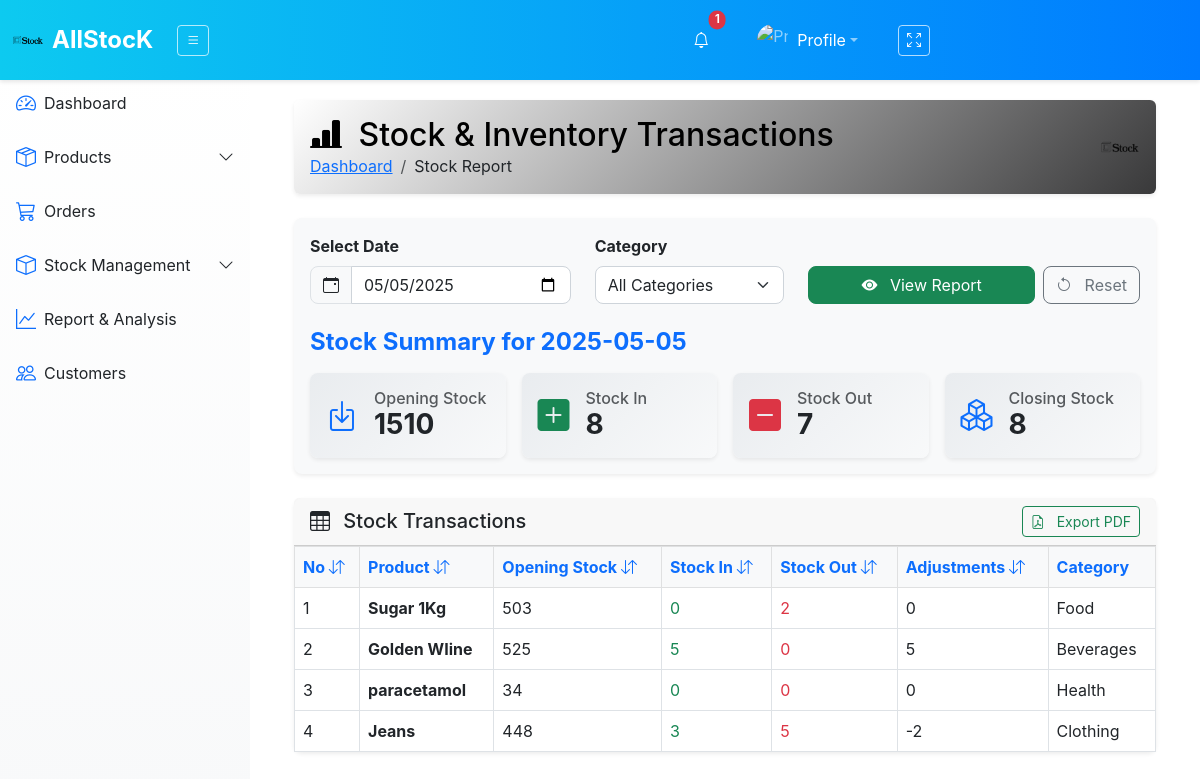
The page /report/ on the database its author committed.
### inventory_sys/models.py (models this page shows, shortened)
class Product(models.Model):
    product_id = models.AutoField(primary_key=True)
    name = models.CharField(max_length=100, unique=True)
    category = models.ForeignKey('Category', on_delete=models.CASCADE)
    selling_price = models.FloatField()
    units = models.CharField(max_length=50, default='pcs')
    quantity_in_stock = models.IntegerField(default=0)
    reorder_quantity = models.PositiveIntegerField(default=0)
    reorder_level = models.PositiveIntegerField(default=0)

class Category(models.Model):
    name = models.CharField(max_length=255, unique=True)
    description = models.TextField(blank=True, null=True)
    category_type = models.CharField(max_length=20, choices=CATEGORY_TYPES, default='finished_goods')
    created_at = models.DateTimeField(auto_now_add=True)

### inventory_sys/views.py (the view)
# urls.py: path('report/', views.report_page, name='report'),
def report_page(request):
    selected_date_str = request.GET.get('date', datetime.today().strftime('%Y-%m-%d'))
    selected_category = request.GET.get('category', '')
    try:
        selected_date = datetime.strptime(selected_date_str, '%Y-%m-%d').date()
    except ValueError:
        selected_date = datetime.today().date()
        selected_date_str = selected_date.strftime('%Y-%m-%d')
    prev_date = selected_date - timedelta(days=1)
    total_stock_in = 0
    total_stock_out = 0
    total_adjustments = 0
    total_cash_made = 0
    total_quantity_sold = 0
    stock_adjustments = StockAdjustment.objects.filter(created_at__date=selected_date).count()
    stock_transactions = []
    products = Product.objects.select_related('category').all()
    if selected_category:
        products = products.filter(category__id=selected_category)
    for product in products:
        stock_in = Stock.objects.filter(
            product=product,
            stock_date=selected_date
        ).aggregate(total=Sum('new_stock'))['total'] or 0
        positive_adjustments = StockAdjustment.objects.filter(
            product=product,
            created_at__date=selected_date,
            adjustment_type='add'
        ).aggregate(total=Sum('quantity'))['total'] or 0
        stock_in_total = stock_in + positive_adjustments
        stock_out = Order.objects.filter(
            product=product,
            order_date=selected_date
        ).aggregate(total=Sum('quantity'))['total'] or 0
        negative_adjustments = StockAdjustment.objects.filter(
            product=product,
            created_at__date=selected_date,
            adjustment_type='subtract'
        ).aggregate(total=Sum('quantity'))['total'] or 0
        stock_out_total = stock_out + negative_adjustments
        net_adjustments = positive_adjustments - negative_adjustments
        prev_new_stock = Stock.objects.filter(
            product=product,
            stock_date__lte=prev_date
        ).aggregate(total=Sum('new_stock'))['total'] or 0
        prev_positive_adjustments = StockAdjustment.objects.filter(
            product=product,
            created_at__date__lte=prev_date,
            adjustment_type='add'
        ).aggregate(total=Sum('quantity'))['total'] or 0
        prev_negative_adjustments = StockAdjustment.objects.filter(
            product=product,
            created_at__date__lte=prev_date,
            adjustment_type='subtract'
        ).aggregate(total=Sum('quantity'))['total'] or 0
        prev_orders = Order.objects.filter(
            product=product,
            order_date__lte=prev_date
        ).aggregate(total=Sum('quantity'))['total'] or 0
        opening_stock = (prev_new_stock or 0) + (prev_positive_adjustments or 0) - (prev_orders or 0) - (prev_negative_adjustments or 0)
        closing_stock = stock_in + stock_out
        total_stock_in += stock_in_total
        total_stock_out += stock_out_total
        total_adjustments += net_adjustments
        stock_transactions.append({
            'product_name': product.name,
            'opening_stock': opening_stock,
            'stock_in': stock_in_total,
            'stock_out': stock_out_total,
            'net_adjustments': net_adjustments,
            'closing_stock': closing_stock,
            'category_name': product.category.name if product.category else 'N/A'
        })
    total_opening_stock = sum(t['opening_stock'] for t in stock_transactions)
    total_closing_stock = sum(t['closing_stock'] for t in stock_transactions)
    orders = Order.objects.filter(order_date=selected_date)
    total_customers = orders.values('customer').distinct().count()
    total_orders = orders.count()
    categories = Category.objects.all()
    total_cash_made = Order.objects.filter(
        order_date=selected_date
    ).aggregate(total=Sum('final_total'))['total'] or 0
    total_quantity_sold = Order.objects.filter(
        order_date=selected_date
    ).aggregate(total=Sum('quantity'))['total'] or 0
    all_zeros = all([
        total_opening_stock == 0,
        total_stock_in == 0,
        total_stock_out == 0,
        total_adjustments == 0,
        total_closing_stock == 0,
        total_cash_made == 0,
        total_quantity_sold == 0
    ])
    context = {
        'selected_date': selected_date_str,
        'selected_category': selected_category,
        'orders': orders,
        'categories': categories,
        'products': products,
        'stock_transactions': stock_transactions,
        'total_opening_stock': total_opening_stock,
        'total_stock_in': total_stock_in,
        'total_stock_out': total_stock_out,
        'total_adjustments': total_adjustments,
        'total_closing_stock': total_closing_stock,
        'total_customers': total_customers,
        'total_orders': total_orders,
        'stock_adjustments': stock_adjustments,
        'total_cash_made': total_cash_made,
        'total_quantity_sold': total_quantity_sold,
        'all_zeros': all_zeros,
    }
    return render(request, 'InvApp/report.html', context)

### inventory_sys/templates/InvApp/report.html (shortened to what this page needs)
{% extends "InvApp/layout.html" %}
{% load static %}
{% block content %}
<div class="container-fluid pt-4">
    <div class="d-flex justify-content-between align-items-center mb-4 p-3 rounded shadow-sm" style="background: linear-gradient(135deg, #ffffff 0%, #39393a 100%); color: #000000;">
        <div>
            <h2 class="m-0"><i class="bi bi-bar-chart-line-fill me-2"></i> Stock & Inventory Transactions</h2>
            <nav aria-label="breadcrumb">
                <ol class="breadcrumb mb-0" style="background: transparent;">
                    <li class="breadcrumb-item"><a href="{% url 'home' %}" class="text-primary">Dashboard</a></li>
                    <li class="breadcrumb-item active text-dark" aria-current="page">Stock Report</li>
                </ol>
            </nav>
        </div>
        <img src="{% static 'images/logo-sm.png' %}" alt="Logo" style="height: 40px; opacity: 0.9;">
    </div>
    <div class="card border-0 shadow-sm rounded-3 mb-4" style="background: #f8f9fa;">
        <div class="card-body">
            <form method="GET" action="{% url 'report' %}">
                <div class="row align-items-end mb-4">
                    <div class="col-md-4">
                        <label for="date" class="form-label fw-bold">Select Date</label>
                        <div class="input-group">
                            <span class="input-group-text rounded-start-3"><i class="bi bi-calendar-event"></i></span>
                            <input type="date" class="form-control rounded-end-3" id="date" name="date" value="{{ selected_date }}">
                        </div>
                    </div>
                    <div class="col-md-3">
                        <label for="categoryFilter" class="form-label fw-bold">Category</label>
                        <select id="categoryFilter" class="form-select rounded-3" name="category">
                            <option value="">All Categories</option>
                        </select>
                    </div>
                    <div class="col-md-5 d-flex gap-2 align-items-end">
                        <button type="submit" class="btn btn-success rounded-3 flex-grow-1">
                            <i class="bi bi-eye-fill me-2"></i> View Report
                        </button>
                        <button type="button" class="btn btn-outline-secondary rounded-3" onclick="resetFilters()">
                            <i class="bi bi-arrow-counterclockwise me-2"></i> Reset
                        </button>
                    </div>
                </div>
            </form>
            <h4 class="text-primary fw-bold mb-3">Stock Summary for {{ selected_date }}</h4>
            <div class="row g-3">
                <div class="col-md-3">
                    <div class="card border-0 shadow-sm rounded-3 h-100" style="background: linear-gradient(135deg, #e9ecef 0%, #f8f9fa 100%); transition: transform 0.3s;" data-bs-toggle="tooltip" title="Total stock at the start of the day">
                        <div class="card-body d-flex align-items-center">
                            <i class="bi bi-box-arrow-in-down fs-2 text-primary me-3"></i>
                            <div>
                                <h6 class="text-muted mb-0">Opening Stock</h6>
                                <h3 class="fw-bold mb-0 count-up" data-target="{{ total_opening_stock }}">{{ total_opening_stock }}</h3>
                            </div>
                        </div>
                    </div>
                </div>
                <div class="col-md-3">
                    <div class="card border-0 shadow-sm rounded-3 h-100" style="background: linear-gradient(135deg, #e9ecef 0%, #f8f9fa 100%); transition: transform 0.3s;" data-bs-toggle="tooltip" title="Total stock added today">
                        <div class="card-body d-flex align-items-center">
                            <i class="bi bi-plus-square-fill fs-2 text-success me-3"></i>
                            <div>
                                <h6 class="text-muted mb-0">Stock In</h6>
                                <h3 class="fw-bold mb-0 count-up" data-target="{{ total_stock_in }}">{{ total_stock_in }}</h3>
                            </div>
                        </div>
                    </div>
                </div>
                <div class="col-md-3">
                    <div class="card border-0 shadow-sm rounded-3 h-100" style="background: linear-gradient(135deg, #e9ecef 0%, #f8f9fa 100%); transition: transform 0.3s;" data-bs-toggle="tooltip" title="Total stock removed today">
                        <div class="card-body d-flex align-items-center">
                            <i class="bi bi-dash-square-fill fs-2 text-danger me-3"></i>
                            <div>
                                <h6 class="text-muted mb-0">Stock Out</h6>
                                <h3 class="fw-bold mb-0 count-up" data-target="{{ total_stock_out }}">{{ total_stock_out }}</h3>
                            </div>
                        </div>
                    </div>
                </div>
                <div class="col-md-3">
                    <div class="card border-0 shadow-sm rounded-3 h-100" style="background: linear-gradient(135deg, #e9ecef 0%, #f8f9fa 100%); transition: transform 0.3s;" data-bs-toggle="tooltip" title="Total stock at the end of the day">
                        <div class="card-body d-flex align-items-center">
                            <i class="bi bi-boxes fs-2 text-primary me-3"></i>
                            <div>
                                <h6 class="text-muted mb-0">Closing Stock</h6>
                                <h3 class="fw-bold mb-0 count-up" data-target="{{ total_stock_in }}">{{  total_stock_in }}</h3>
                            </div>
                        </div>
                    </div>
                </div>
            </div>
        </div>
    </div>
    <div class="card border-0 shadow-sm rounded-3">
        <div class="card-header  text-dark d-flex justify-content-between align-items-center">
            <h5 class="mb-0"><i class="bi bi-table me-2"></i> Stock Transactions</h5>
            <div class="d-flex gap-2">
                <button class="btn btn-sm btn-outline-success" onclick="exportToPDF()">
                    <i class="bi bi-file-earmark-pdf me-2"></i> Export PDF
                </button>
            </div>
        </div>
        <div class="card-body p-0">
            <div class="table-responsive">
                <table class="table table-hover table-bordered align-middle mb-0" id="example">
                    <thead class="table-light">
                        <tr>
                            <th onclick="sortTable(0)">No <i class="bi bi-arrow-down-up"></i></th>
                            <th onclick="sortTable(1)">Product <i class="bi bi-arrow-down-up"></i></th>
                            <th onclick="sortTable(2)">Opening Stock <i class="bi bi-arrow-down-up"></i></th>
                            <th onclick="sortTable(3)">Stock In <i class="bi bi-arrow-down-up"></i></th>
                            <th onclick="sortTable(4)">Stock Out <i class="bi bi-arrow-down-up"></i></th>
                            <th onclick="sortTable(5)">Adjustments <i class="bi bi-arrow-down-up"></i></th>
                            <th>Category</th>
                        </tr>
                    </thead>
                    <tbody>
                        {% for entry in stock_transactions %}
                        <tr>
                            <td>{{ forloop.counter }}</td>
                            <td class="fw-bold">{{ entry.product_name }}</td>
                            <td>{{ entry.opening_stock }}</td>
                            <td class="text-success">{{ entry.stock_in }}</td>
                            <td class="text-danger">{{ entry.stock_out }}</td>
                            <td>{{ entry.net_adjustments }}</td>
                            <td>{{ entry.category_name }}</td>
                        </tr>
                        {% endfor %}
                    </tbody>
                </table>
            </div>
        </div>
    </div>
</div>
{% endblock %}

### inventory_sys/static/style/style.css (style rules this page uses)
.card { border-radius: 10px; transition: transform 0.2s ease-in-out; }
.card { transition: transform 0.2s; }
.table th { color: #0d6efd; }

### inventory_sys/static/style/layout.css (style rules this page uses)
body { min-height: 100vh; overflow-x: hidden; padding-top: var(--navbar-height); padding-left: var(--sidebar-width); font-family: 'Inter', sans-serif; transition: all 0.3s ease; }
.card { transition: transform 0.3s ease; }
.form-control, .form-select { border: 1px solid #ced4da; transition: border-color 0.3s ease; }

### inventory_sys/static/style/order.css (style rules this page uses)
.card { transition: transform 0.2s; }

### rows shown on the page
Product: product_name "Sugar 1Kg"
Category: category_name "Food"
Product: product_name "Golden WIine"
Category: category_name "Beverages"
Product: product_name "paracetamol"
Category: category_name "Health"
Product: product_name "Jeans"
Category: category_name "Clothing"

### other values the page prints
{{ orders.count }} "1"
{{ selected_date }} "2025-05-05"
{{ total_opening_stock }} "1510"
{{ total_stock_in }} "8"
{{ total_stock_out }} "7"
{{ entry.opening_stock }} "503" "525" "34" "448"
{{ entry.stock_in }} "0" "5" "0" "3"
{{ entry.stock_out }} "2" "0" "0" "5"
{{ entry.net_adjustments }} "0" "5" "0" "-2"
